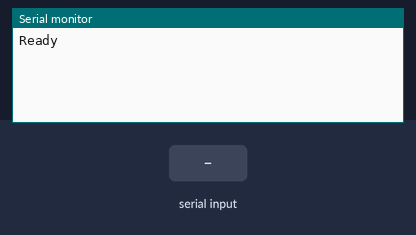
A sketch run on a simulated Arduino Uno, built with avr-gcc and run on an emulated ATmega328P. On the bench: the last lines printed to the serial monitor. The test bench sets the inputs (shaded band).

Above: at 1.2 s.
1.3 s: "1" received over Serial
At 1.56 s:
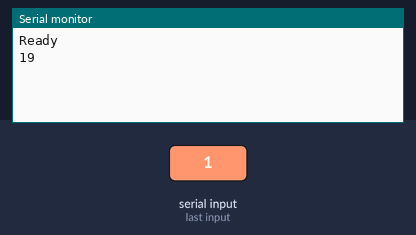
3.1 s: "2" received over Serial
At 4.3 s:
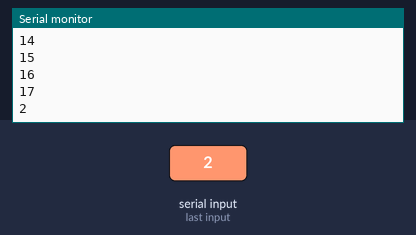
4.6 s: "0" received over Serial
At 5.8 s:
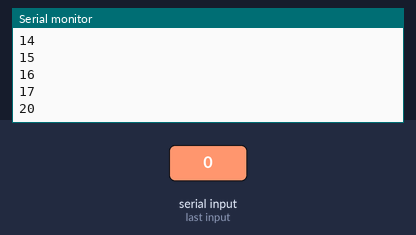
Timing chart, 0 to 7.6 s (numbered marks = the images above; inputs shaded):
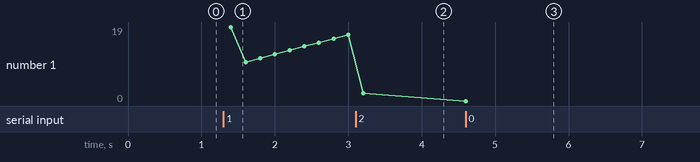

Measured:
- after the input at 1.3 s, the serial monitor: prints a new line after 0.10 s (image 1)
- after the input at 3.1 s, the serial monitor: prints a new line after 0.10 s (image 2)
- after the input at 4.6 s, the serial monitor: prints a new line at once (image 3)
- plotted number 1: 17 → 2 after the input at 3.1 s, 2 → 0 after the input at 4.6 s

The sketch:

Serial_2way_control2.ino
```cpp
// 若 arduino 收到 '1' 字元表示一直印出 i 的值
// 若 arduino 收到 '2' 字元表示停止印出 i 的值
int i = 1;
boolean play = false; // 控制是否要顯示 i 值的變數
void setup() {
  Serial.begin(9600);
  Serial.println("Ready");
}

void loop() {
  i++;
  if(Serial.available() > 0) {
    char c = Serial.read(); // 讀一個字(char)
    Serial.print(c);
    if(c == '1') {
        play = true;
    } else if(c == '2') {
        play = false;
    }
  }
  if(play) { // play == true
    Serial.println(i);
  }
  delay(200);
}
```
